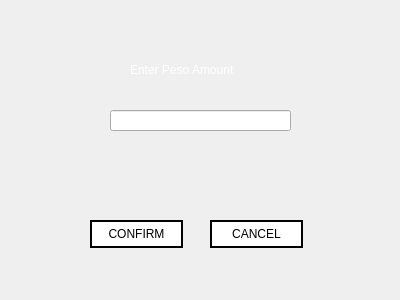
<?xml version="1.0" encoding="UTF-8"?>
<ui version="4.0">
 <class>Atm_Withdraw</class>
 <widget class="QWidget" name="Atm_Withdraw">
  <property name="geometry">
   <rect>
    <x>0</x>
    <y>0</y>
    <width>400</width>
    <height>300</height>
   </rect>
  </property>
  <property name="windowTitle">
   <string>WITHDRAW</string>
  </property>
  <property name="styleSheet">
   <string notr="true">QPushButton{
background: transparent;
background-color: white;
border: 2px solid black;
}

QPushButton:hover{
background-color: rgb(30, 30, 30);
color: white;
}

QPushButton:pressed
{
font: bold;
}

</string>
  </property>
  <widget class="QLabel" name="label">
   <property name="geometry">
    <rect>
     <x>130</x>
     <y>60</y>
     <width>161</width>
     <height>21</height>
    </rect>
   </property>
   <property name="font">
    <font>
     <pointsize>9</pointsize>
    </font>
   </property>
   <property name="text">
    <string>&lt;html&gt;&lt;head/&gt;&lt;body&gt;&lt;p&gt;&lt;span style=&quot; color:#ffffff;&quot;&gt;Enter Peso Amount&lt;/span&gt;&lt;/p&gt;&lt;/body&gt;&lt;/html&gt;</string>
   </property>
  </widget>
  <widget class="QLineEdit" name="amount">
   <property name="geometry">
    <rect>
     <x>110</x>
     <y>110</y>
     <width>181</width>
     <height>21</height>
    </rect>
   </property>
  </widget>
  <widget class="QPushButton" name="confirm">
   <property name="geometry">
    <rect>
     <x>90</x>
     <y>220</y>
     <width>93</width>
     <height>28</height>
    </rect>
   </property>
   <property name="text">
    <string>CONFIRM</string>
   </property>
  </widget>
  <widget class="QPushButton" name="cancel">
   <property name="geometry">
    <rect>
     <x>210</x>
     <y>220</y>
     <width>93</width>
     <height>28</height>
    </rect>
   </property>
   <property name="text">
    <string>CANCEL</string>
   </property>
  </widget>
  <widget class="QLabel" name="label_2">
   <property name="geometry">
    <rect>
     <x>0</x>
     <y>-5</y>
     <width>401</width>
     <height>311</height>
    </rect>
   </property>
   <property name="styleSheet">
    <string notr="true">background-image: url(:/images/sbg1.png);</string>
   </property>
   <property name="text">
    <string/>
   </property>
  </widget>
  <zorder>label_2</zorder>
  <zorder>label</zorder>
  <zorder>amount</zorder>
  <zorder>confirm</zorder>
  <zorder>cancel</zorder>
 </widget>
 <resources>
  <include location="resource.qrc"/>
 </resources>
 <connections/>
</ui>
